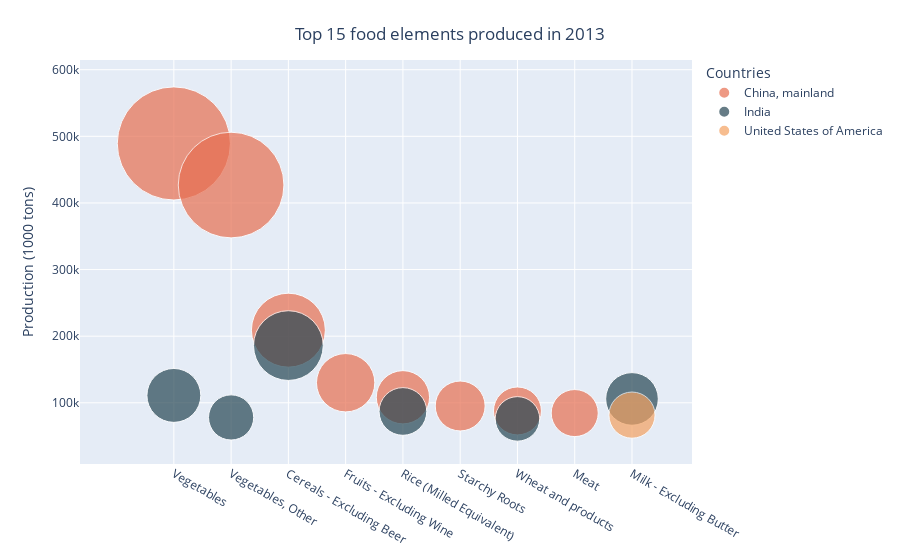

The code cell stored with this chart in its notebook:
### Markdown cell above
Si può vedere chiaramente che non solo è stato prodotto molto più cibo, anche il suo *incremento di produzione* è molto più grande rispetto a quello del mangime. Infatti, in poco più di 50 anni la produzione di quest'ultimo è leggermente raddoppiata, mentre **quella del cibo è più che triplicata!**

Per la prossima visualizzazione voglio concentrare l'attenzione sul 2013, ultimo anno di produzione di questo dataset. Mostrerò due grafici separati per differenziare la produzione dei cibi da quella dei mangimi e per entrambi i casi voglio visualizzare quali sono stati i *15 elementi con i valori di produzione più elevati* e *quali paesi li hanno prodotti*.

### Code cell
# Filtro per estrarre solo gli elementi 'Food'
filter_item = df_prod.element == 'Food'

# Filtro per estrarre solo l'anno 2013
filter_year = df_prod.years == '2013'

# Creo un subset del dataframe con le condizioni imposte dai filtri e con le colonne che riguardano i cibi, i paesi ed i valori di produzione
food_2013 = df_prod.loc[(filter_item) & (filter_year), ['item', 'country_name', 'production']]

# Ordino i valori di produzione in maniera decrescente e seleziono i primi 15 elementi
food_2013 = food_2013.sort_values(by='production', ascending=False).reset_index(drop=True).head(15)

fig = px.scatter(
    food_2013, 
    x='item',
    y='production',

    size='production',
    size_max=80,
    
    color='country_name',
    color_discrete_map={
        'China, mainland': '#e76f51',
        'United States of America': '#f4a261',
        'India': '#264653'},

    hover_name='country_name',
    hover_data=dict(country_name = False))

fig.update_layout(
    title = 'Top 15 food elements produced in 2013',
    title_x = 0.5,
    title_y = 0.95,
    title_xanchor='center',
    title_yanchor='top',

    legend_title_text='Countries',
    legend_title_side = 'top',
    showlegend= True,
    legend_itemclick='toggle',

    yaxis = dict(title='Production (1000 tons)'),
    xaxis = dict(title=None))

# fig.show()
plotly.offline.iplot(fig)

### Figure 1 — Plotly figure (JSON) as saved in the notebook; plotly's stock layout.template omitted (floating-point values rounded to 4 significant figures)
{"data": [{"customdata": [["China, mainland"], ["China, mainland"], ["China, mainland"], ["China, mainland"], ["China, mainland"], ["China, mainland"], ["China, mainland"], ["China, mainland"]], "hovertemplate": "<b>%{hovertext}</b><br><br>item=%{x}<br>production=%{marker.size}<extra></extra>", "hovertext": ["China, mainland", "China, mainland", "China, mainland", "China, mainland", "China, mainland", "China, mainland", "China, mainland", "China, mainland"], "legendgroup": "China, mainland", "marker": {"color": "#e76f51", "size": [489299, 426850, 209038, 130129, 108321, 95208, 87783, 84591], "sizemode": "area", "sizeref": 76.45, "symbol": "circle"}, "mode": "markers", "name": "China, mainland", "orientation": "v", "showlegend": true, "type": "scatter", "x": ["Vegetables", "Vegetables, Other", "Cereals - Excluding Beer", "Fruits - Excluding Wine", "Rice (Milled Equivalent)", "Starchy Roots", "Wheat and products", "Meat"], "xaxis": "x", "y": [489299, 426850, 209038, 130129, 108321, 95208, 87783, 84591], "yaxis": "y"}, {"customdata": [["India"], ["India"], ["India"], ["India"], ["India"], ["India"]], "hovertemplate": "<b>%{hovertext}</b><br><br>item=%{x}<br>production=%{marker.size}<extra></extra>", "hovertext": ["India", "India", "India", "India", "India", "India"], "legendgroup": "India", "marker": {"color": "#264653", "size": [185884, 111082, 105807, 87006, 78012, 75833], "sizemode": "area", "sizeref": 76.45, "symbol": "circle"}, "mode": "markers", "name": "India", "orientation": "v", "showlegend": true, "type": "scatter", "x": ["Cereals - Excluding Beer", "Vegetables", "Milk - Excluding Butter", "Rice (Milled Equivalent)", "Vegetables, Other", "Wheat and products"], "xaxis": "x", "y": [185884, 111082, 105807, 87006, 78012, 75833], "yaxis": "y"}, {"customdata": [["United States of America"]], "hovertemplate": "<b>%{hovertext}</b><br><br>item=%{x}<br>production=%{marker.size}<extra></extra>", "hovertext": ["United States of America"], "legendgroup": "United States of America", "marker": {"color": "#f4a261", "size": [81513], "sizemode": "area", "sizeref": 76.45, "symbol": "circle"}, "mode": "markers", "name": "United States of America", "orientation": "v", "showlegend": true, "type": "scatter", "x": ["Milk - Excluding Butter"], "xaxis": "x", "y": [81513], "yaxis": "y"}], "layout": {"legend": {"itemclick": "toggle", "itemsizing": "constant", "title": {"side": "top", "text": "Countries"}, "tracegroupgap": 0}, "margin": {"t": 60}, "showlegend": true, "title": {"text": "Top 15 food elements produced in 2013", "x": 0.5, "xanchor": "center", "y": 0.95, "yanchor": "top"}, "xaxis": {"anchor": "y", "domain": [0, 1]}, "yaxis": {"anchor": "x", "domain": [0, 1], "title": {"text": "Production (1000 tons)"}}}}
